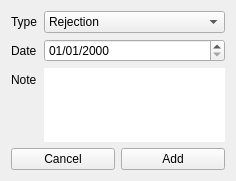
<?xml version="1.0" encoding="UTF-8"?>
<ui version="4.0">
 <class>new_event_dialog</class>
 <widget class="QDialog" name="new_event_dialog">
  <property name="geometry">
   <rect>
    <x>0</x>
    <y>0</y>
    <width>236</width>
    <height>181</height>
   </rect>
  </property>
  <property name="windowTitle">
   <string>New Event</string>
  </property>
  <layout class="QVBoxLayout" name="verticalLayout_2">
   <item>
    <layout class="QFormLayout" name="formLayout">
     <item row="0" column="0">
      <widget class="QLabel" name="typeLabel">
       <property name="text">
        <string>Type</string>
       </property>
      </widget>
     </item>
     <item row="0" column="1">
      <widget class="QComboBox" name="typeComboBox">
       <item>
        <property name="text">
         <string>Rejection</string>
        </property>
       </item>
       <item>
        <property name="text">
         <string>Interview</string>
        </property>
       </item>
       <item>
        <property name="text">
         <string>Test</string>
        </property>
       </item>
       <item>
        <property name="text">
         <string>Assignment</string>
        </property>
       </item>
       <item>
        <property name="text">
         <string>Offer</string>
        </property>
       </item>
      </widget>
     </item>
     <item row="1" column="0">
      <widget class="QLabel" name="dateLabel">
       <property name="text">
        <string>Date</string>
       </property>
      </widget>
     </item>
     <item row="1" column="1">
      <widget class="QDateEdit" name="dateDateEdit">
       <property name="displayFormat">
        <string>dd/MM/yyyy</string>
       </property>
      </widget>
     </item>
     <item row="2" column="0">
      <widget class="QLabel" name="noteLabel">
       <property name="text">
        <string>Note</string>
       </property>
      </widget>
     </item>
     <item row="2" column="1">
      <widget class="QTextEdit" name="noteTextEdit">
       <property name="frameShape">
        <enum>QFrame::NoFrame</enum>
       </property>
      </widget>
     </item>
    </layout>
   </item>
   <item>
    <layout class="QHBoxLayout" name="horizontalLayout">
     <item>
      <widget class="QPushButton" name="cancelButton">
       <property name="focusPolicy">
        <enum>Qt::NoFocus</enum>
       </property>
       <property name="text">
        <string>Cancel</string>
       </property>
      </widget>
     </item>
     <item>
      <widget class="QPushButton" name="saveButton">
       <property name="focusPolicy">
        <enum>Qt::NoFocus</enum>
       </property>
       <property name="text">
        <string>Add</string>
       </property>
      </widget>
     </item>
    </layout>
   </item>
  </layout>
 </widget>
 <resources/>
 <connections/>
</ui>
